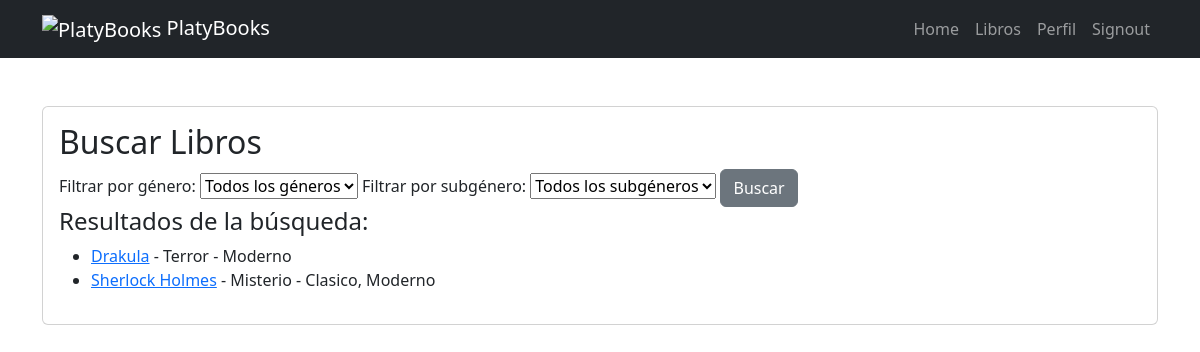
/buscar-libros/ (signed in), run on an earlier commit of the app's database.
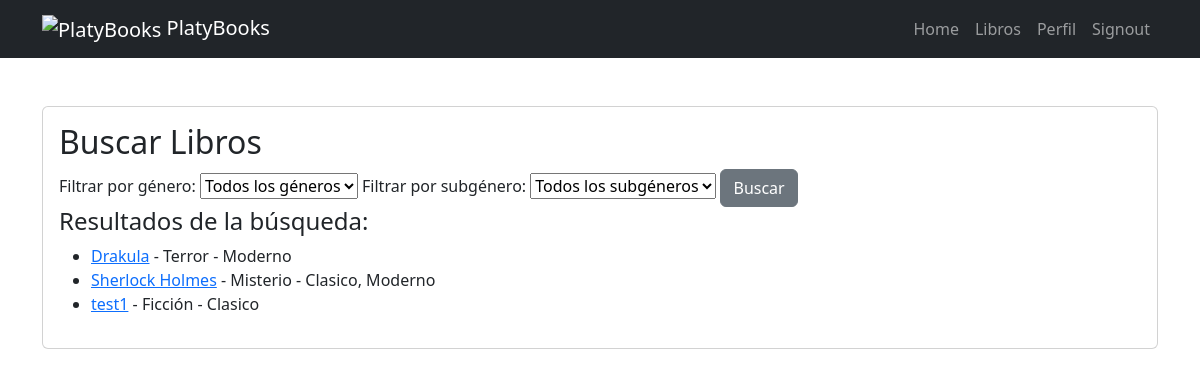
And on a later commit of the database.
### tasks/models.py (models this page shows, shortened)
class Book(models.Model):
    title = models.CharField(max_length=200)
    author = models.CharField(max_length=100)
    genre = models.ForeignKey(Genre, on_delete=models.CASCADE, related_name="books")
    subgenre = models.ManyToManyField(Subgenre, related_name='books')
    description = models.TextField()
    publication_date = models.DateField()
    cover_image = models.ImageField(upload_to='covers/', null=True, blank=True)
    def get_subgenres(self):
        return ", ".join([sub.name for sub in self.subgenre.all()])  # Crea una cadena con los nombres de los subgéneros
    get_subgenres.short_description = 'get_subgenres'  # Nombre de la columna en el admin

class Genre(models.Model):
    name = models.CharField(max_length=100)

class Subgenre(models.Model):
    name = models.CharField(max_length=100)
    genero = models.ForeignKey(Genre, on_delete=models.CASCADE, related_name="subgeneros")

### tasks/views.py (the view)
# urls.py: path('buscar-libros/', views.search_books, name='search_books'),
@login_required
def search_books(request):
    genres = Genre.objects.all()
    subgenres = Subgenre.objects.all()
    selected_genre_id = request.GET.get('genre')
    selected_subgenre_id = request.GET.get('subgenre')
    books = Book.objects.all()
    if selected_genre_id:
        books = books.filter(genre__id=selected_genre_id)
    if selected_subgenre_id:
        books = books.filter(subgenre__id=selected_subgenre_id)
    context = {
        'books': books,
        'genres': genres,
        'subgenres': subgenres,
        'selected_genre_id': selected_genre_id,
        'selected_subgenre_id': selected_subgenre_id,
    }
    return render(request, 'search_books.html', context)

### tasks/templates/search_books.html (shortened to what this page needs)
{% extends 'base.html' %}
    {% block content %}
        <main class="container py-5">
            <section class="card card-body">
                <html lang="es">
                    <head>
                    </head>
                    <body>
                        <h2>Buscar Libros</h2>
                        <form method="get">
                            <label for="genre">Filtrar por género:</label>
                            <select name="genre" id="genre">
                                <option value="">Todos los géneros</option>
                            </select>
                            <label for="subgenre">Filtrar por subgénero:</label>
                            <select name="subgenre" id="subgenre">
                                <option value="">Todos los subgéneros</option>
                            </select>
                            <button class="btn btn-secondary" type="submit">Buscar</button>
                        </form>
                        <h4>Resultados de la búsqueda:</h4>
                            <ul>
                                {% for book in books %}
                                <li>
                                    <a href="{% url 'quiz' book.id %}">{{ book.title }}</a> - {{ book.genre.name }} -
                                    {% if book.subgenre.all %}
                                        {{ book.get_subgenres }}
                                    {% else %}
                                        Sin subgénero
                                    {% endif %}
                                </li>
                                {% empty %}
                                <li>No se encontraron libros.</li>
                                {% endfor %}
                            </ul>
                    </body>
                    </html>
            </section>
        </main>
    {% endblock %}

What changed in the data, as far as the page shows it:
added Book: title "test1", genre.name "Ficción", get_subgenres "Clasico"
